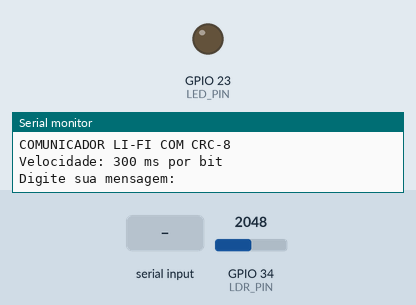
This sketch was run on a simulated ESP32. On the bench: output pins drawn as LEDs (lit = HIGH), the last lines printed to the serial monitor. The inputs (shaded band) are chosen by the test bench; at power-on: GPIO 34 (LDR_PIN) = 2048 (analog values on the 0–4095 scale).

Above: at 1.2 s.
1.3 s: "1\n" received over Serial
At 5.6 s:
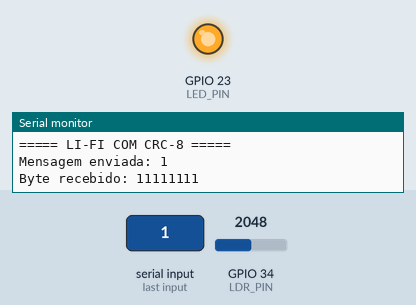
7.3 s: "0\n" received over Serial
At 9.2 s:
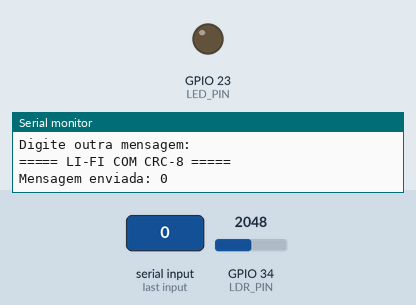
10.3 s: "2\n" received over Serial
Timing chart, 0 to 14.3 s (numbered marks = the images above; inputs shaded):
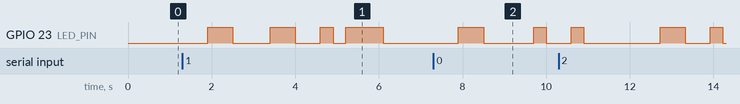

The sketch:

05_comunicador_crc8.ino
```cpp
#include <Arduino.h>

// Versao testada: loopback optico em um ESP32 (LED -> LDR).
// Placa: ESP32 Dev Module; Monitor Serial: 115200 baud, Newline.
// Intervalo por bit: 300 ms; limiar calibrado para a montagem com tubo.
// CRC-8: poly 0x07, init 0x00, refin=false, refout=false, xorout=0x00.

const int LED_PIN = 23;
const int LDR_PIN = 34;
const int LIMIAR = 1500;
const int TEMPO_BIT = 300;
const int MAX_CARACTERES = 60;
String entrada = "";

uint8_t calcularCRC(const String &texto) {
  uint8_t crc = 0x00;
  for (size_t i = 0; i < texto.length(); i++) {
    crc ^= (uint8_t)texto[i];
    for (int b = 0; b < 8; b++) {
      if (crc & 0x80) {
        crc = (uint8_t)((crc << 1) ^ 0x07);
      } else {
        crc = (uint8_t)(crc << 1);
      }
    }
  }
  return crc;
}

int transmitirBit(int bit) {
  digitalWrite(LED_PIN, bit ? HIGH : LOW);
  delay(TEMPO_BIT / 2);
  int leitura = analogRead(LDR_PIN);
  int recebido = leitura > LIMIAR ? 1 : 0;
  delay(TEMPO_BIT - TEMPO_BIT / 2);
  return recebido;
}

uint8_t transmitirByte(uint8_t valor) {
  uint8_t recebido = 0;
  for (int i = 7; i >= 0; i--) {
    int bit = (valor >> i) & 1;
    int bitRecebido = transmitirBit(bit);
    recebido = (uint8_t)((recebido << 1) | bitRecebido);
  }
  return recebido;
}

void imprimirHex(uint8_t valor) {
  if (valor < 16) Serial.print('0');
  Serial.print(valor, HEX);
}

void transmitirMensagem(const String &mensagem) {
  String recebida = "";
  recebida.reserve(mensagem.length());
  Serial.println();
  Serial.println("===== LI-FI COM CRC-8 =====");
  Serial.print("Mensagem enviada: ");
  Serial.println(mensagem);

  uint8_t crcEnviado = calcularCRC(mensagem);

  for (size_t i = 0; i < mensagem.length(); i++) {
    uint8_t dado = transmitirByte((uint8_t)mensagem[i]);
    recebida += (char)dado;
    Serial.print("Byte recebido: ");
    Serial.println(dado, BIN); // zeros a esquerda omitidos na exibicao
  }

  uint8_t crcRecebido = transmitirByte(crcEnviado);
  digitalWrite(LED_PIN, LOW);
  uint8_t crcCalculado = calcularCRC(recebida);

  Serial.println();
  Serial.print("Mensagem recebida: ");
  Serial.println(recebida);
  Serial.print("CRC original: 0x");
  imprimirHex(crcEnviado);
  Serial.println();
  Serial.print("CRC recebido pela luz: 0x");
  imprimirHex(crcRecebido);
  Serial.println();
  Serial.print("CRC calculado no receptor: 0x");
  imprimirHex(crcCalculado);
  Serial.println();

  if (crcRecebido == crcCalculado) {
    Serial.println("CRC OK: integridade aprovada!");
  } else {
    Serial.println("CRC ERRO: dados possivelmente corrompidos!");
  }

  if (recebida == mensagem) {
    Serial.println("Texto recebido corretamente!");
  } else {
    Serial.println("Texto recebido diferente do enviado!");
  }
  Serial.println("===========================");
  Serial.println("Digite outra mensagem:");
}

void setup() {
  Serial.begin(115200);
  pinMode(LED_PIN, OUTPUT);
  digitalWrite(LED_PIN, LOW);
  analogReadResolution(12);
  entrada.reserve(MAX_CARACTERES + 1);
  Serial.println();
  Serial.println("COMUNICADOR LI-FI COM CRC-8");
  Serial.println("Velocidade: 300 ms por bit");
  Serial.println("Digite sua mensagem:");
}

void loop() {
  while (Serial.available() > 0) {
    char c = Serial.read();
    if (c == '\n' || c == '\r') {
      if (entrada.length() > 0) {
        transmitirMensagem(entrada);
        entrada = "";
      }
    } else if (entrada.length() < MAX_CARACTERES) {
      entrada += c;
    }
  }
}
```

Measured:
- after the input at 1.3 s, GPIO 23 (LED_PIN): LOW → HIGH after 0.60 s, → LOW 0.60 s later, → HIGH 0.90 s later, → LOW 0.60 s later, … (8 changes in this stretch)
- after the input at 7.3 s, GPIO 23 (LED_PIN): LOW → HIGH after 0.60 s, → LOW 0.60 s later, → HIGH 1.2 s later, → LOW 0.30 s later
